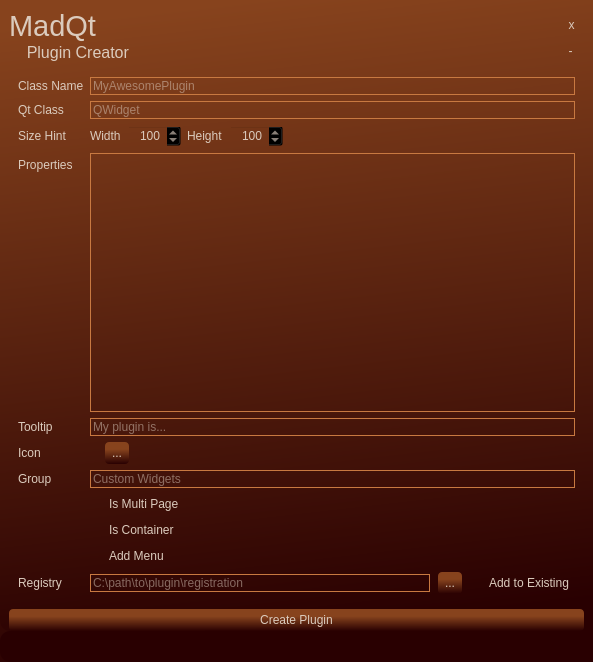
<?xml version="1.0" encoding="UTF-8"?>
<ui version="4.0">
 <class>MainWindow</class>
 <widget class="QMainWindow" name="MainWindow">
  <property name="geometry">
   <rect>
    <x>0</x>
    <y>0</y>
    <width>593</width>
    <height>662</height>
   </rect>
  </property>
  <property name="acceptDrops">
   <bool>true</bool>
  </property>
  <property name="windowTitle">
   <string>MadQt Plugin Creator</string>
  </property>
  <property name="windowIcon">
   <iconset resource="resources.qrc">
    <normaloff>:/images/img/mpi_logo_icon.ico</normaloff>:/images/img/mpi_logo_icon.ico</iconset>
  </property>
  <property name="styleSheet">
   <string notr="true">QWidget{
	font: 600 14pt &quot;Dosis SemiBold&quot;;
	color: rgb(219, 203, 189);
	background:transparent;
outline: none; 
}
QAbstractScrollArea{
	background-color: transparent;
}
*[isTitle=&quot;true&quot;]{
	border-bottom:2px solid;
	color: rgb(41, 0, 1);
	font: 800 24pt &quot;Dosis ExtraBold&quot;;
	padding-bottom:5px;
}
QMainWindow,QWidget#centralwidget,QStatusBar{
	background-color: qlineargradient(spread:pad, x1:0.42, y1:0, x2:0.528, y2:1, stop:0 rgba(135, 67, 29, 255), stop:1 rgba(41, 0, 1, 255));
	border-radius:10px;
}
QStatusBar{
	background-color: rgb(41, 0, 1);
}
QStatusBar::item {
    border: none;
}
QStatusBar QLabel#extraMsg {
	background-color: rgb(135, 67, 29);
}
QSizeGrip {
	image: url(:/icons/img/cil-size-grip.png);
     width: 16px;
     height: 16px;
	margin:0px 10px 10px 0px;
}

QMenu {	
    border: 2px solid rgb(200, 121, 65);
	border-radius:3px;
	padding:5px;
}

QMenu::item {
    /* sets background of menu item. set this to something non-transparent
        if you want menu color and menu item color to be different */
    background-color: transparent;
}
QMenu::item:selected {
	background-color: rgb(135, 67, 29);	
	color: rgb(219, 203, 189);
}
QMenu::item:disabled {
	background-color: rgb(219, 203, 189);
   	color: rgb(135, 67, 29);
}

QPushButton{
	background-color: qlineargradient(spread:pad, x1:0.489, y1:1, x2:0.476864, y2:0, stop:0 rgba(41, 0, 1, 255), stop:0.670455 rgba(135, 67, 29, 255));
padding:4px;
border-radius:4px;
}
QAbstractButton:hover,QAbstractButton:pressed, QAbstractButton:checked {
	background-color: qlineargradient(spread:pad, x1:0.46, y1:1, x2:0.454136, y2:0.017, stop:0.420455 rgba(135, 67, 29, 255), stop:0.920455 rgba(200, 121, 65, 255));
}

QPushButton:pressed, QPushButton:checked{
border:2px solid rgb(200, 121, 65);
}

QAbstractButton:disabled{
	background-color: rgb(135, 67, 29);
	color: rgb(41, 0, 1);
}
QToolButton:disabled{
	background-color: rgb(135, 67, 29);
}

QToolButton{
background:transparent;
border:none;
}

QToolButton:checked,QToolButton:pressed{
border-bottom:2px solid rgb(200, 121, 65);
}
QHeaderView::section {	
	color: rgb(200, 121, 65);
    border:none;
 background:transparent;
}


QAbstractItemView::item{
padding:8px;
	color: rgb(219, 203, 189);
border-radius:8px;
margin-right:5px;
}

QAbstractItemView::item:hover{
	border:1px solid rgb(219, 203, 189);
}

QAbstractItemView::item:selected, QAbstractItemView::item:selected:active,QAbstractItemView::item:selected:!active{
	background-color: qlineargradient(spread:repeat, x1:0, y1:1, x2:0, y2:0, stop:0.0959821 rgba(135, 67, 29, 255), stop:0.151786 rgba(200, 121, 65, 255), stop:0.928571 rgba(174, 99, 51, 255), stop:1 rgba(135, 67, 29, 255));
	color: rgb(41, 0, 1);
}
QListView::item{
border-bottom:1px solid #000;	
}

QListView#designerPathsList::item{
padding:0px;
border:none;
margin:0px;
font-size:9pt;
}

QComboBox, QLineEdit {
border:1px solid rgb(200, 121, 65);
}
QTextEdit,QLineEdit:focus, QComboBox::on, QComboBox QListView::item{
	background-color: rgb(41, 0, 1);
}

QLineEdit:disabled{
	background-color: rgb(219, 203, 189);
	color: rgb(41, 0, 1);
}

QToolTip { 		
	font: 600 14pt &quot;Dosis SemiBold&quot;;
    color: rgb(219, 203, 189);
    background-color: rgb(135, 67, 29);
    padding: 10px;
    border: 2px solid #c87941;
    border-radius: 5px;
}



QAbstractSlider {	
	background-color: rgb(41, 0, 1);
}
QAbstractSlider::handle{
	background-color: rgb(135, 67, 29);
}

QAbstractSlider:horizontal {
    border: none;
    height: 12px;
    margin: 0px 21px 0 21px;
	border-radius: 0px;
}
QAbstractSlider::handle:horizontal {
    min-width: 25px;
}
QAbstractSlider::add-line:horizontal {
    border: none;
	border-left:2px solid rgba(255,255,255,120);
    background: rgba(0,0,0,80);
    width: 20px;
	border-top-right-radius: 4px;
    border-bottom-right-radius: 4px;
    subcontrol-position: right;
    subcontrol-origin: margin;
}
QAbstractSlider::sub-line:horizontal {
    border: none;
	border-right:2px solid rgba(255,255,255,120);
    background: rgba(0,0,0,80);
    width: 20px;
	border-top-left-radius: 4px;
    border-bottom-left-radius: 4px;
    subcontrol-position: left;
    subcontrol-origin: margin;
}
QAbstractSlider::up-arrow:horizontal, QAbstractSlider::down-arrow:horizontal
{
     background: none;
}
QAbstractSlider::add-page:horizontal, QAbstractSlider::sub-page:horizontal
{
     background: none;
}
 QAbstractSlider:vertical {
	border: none;	
    width: 12px;
    margin: 21px 0 21px 0;
	border-radius: 0px;
 }
 QAbstractSlider::handle:vertical {	
    min-height: 25px;
 }
 QAbstractSlider::add-line:vertical {
     border: none;
	border-top:2px solid rgba(255,255,255,120);
    background: rgba(0,0,0,80);
     height: 20px;
	border-bottom-left-radius: 4px;
    border-bottom-right-radius: 4px;
     subcontrol-position: bottom;
     subcontrol-origin: margin;
 }
 QAbstractSlider::sub-line:vertical {
	border: none;
	border-bottom:2px solid rgba(255,255,255,120);
    background:  rgba(0,0,0,80);
     height: 20px;
	border-top-left-radius: 4px;
    border-top-right-radius: 4px;
     subcontrol-position: top;
     subcontrol-origin: margin;
 }
 QAbstractSlider::up-arrow:vertical, QAbstractSlider::down-arrow:vertical {
     background: none;
 }

 QAbstractSlider::add-page:vertical, QAbstractSlider::sub-page:vertical {
     background: none;
 }
QSlider::handle::horizontal{
width:25px;
}
QSlider::groove{
	background-color: rgb(41, 0, 1);
	border:1px solid rgb(135, 67, 29);
}

</string>
  </property>
  <widget class="QWidget" name="centralwidget">
   <layout class="QVBoxLayout" name="verticalLayout" stretch="0,0,0">
    <property name="bottomMargin">
     <number>0</number>
    </property>
    <item>
     <widget class="QWidget" name="header" native="true">
      <property name="cursor">
       <cursorShape>SizeAllCursor</cursorShape>
      </property>
      <property name="statusTip">
       <string>Double click for full screen</string>
      </property>
      <layout class="QHBoxLayout" name="horizontalLayout_3">
       <property name="leftMargin">
        <number>0</number>
       </property>
       <property name="topMargin">
        <number>0</number>
       </property>
       <property name="rightMargin">
        <number>0</number>
       </property>
       <property name="bottomMargin">
        <number>0</number>
       </property>
       <item>
        <layout class="QVBoxLayout" name="TitleLyt" stretch="0,0">
         <property name="spacing">
          <number>0</number>
         </property>
         <property name="bottomMargin">
          <number>0</number>
         </property>
         <item>
          <widget class="QLabel" name="mainTitle">
           <property name="sizePolicy">
            <sizepolicy hsizetype="Preferred" vsizetype="Minimum">
             <horstretch>0</horstretch>
             <verstretch>0</verstretch>
            </sizepolicy>
           </property>
           <property name="statusTip">
            <string>Start page</string>
           </property>
           <property name="styleSheet">
            <string notr="true">font-size:22pt;</string>
           </property>
           <property name="text">
            <string>MadQt</string>
           </property>
          </widget>
         </item>
         <item>
          <widget class="QLabel" name="secTitle">
           <property name="sizePolicy">
            <sizepolicy hsizetype="Preferred" vsizetype="Minimum">
             <horstretch>0</horstretch>
             <verstretch>0</verstretch>
            </sizepolicy>
           </property>
           <property name="styleSheet">
            <string notr="true">font-size:12pt;</string>
           </property>
           <property name="text">
            <string>    Plugin Creator</string>
           </property>
          </widget>
         </item>
        </layout>
       </item>
       <item>
        <spacer name="horizontalSpacer_7">
         <property name="orientation">
          <enum>Qt::Horizontal</enum>
         </property>
         <property name="sizeHint" stdset="0">
          <size>
           <width>337</width>
           <height>20</height>
          </size>
         </property>
        </spacer>
       </item>
       <item>
        <widget class="QLabel" name="logo">
         <property name="sizePolicy">
          <sizepolicy hsizetype="Fixed" vsizetype="Fixed">
           <horstretch>0</horstretch>
           <verstretch>0</verstretch>
          </sizepolicy>
         </property>
         <property name="maximumSize">
          <size>
           <width>1000</width>
           <height>1000</height>
          </size>
         </property>
         <property name="cursor">
          <cursorShape>PointingHandCursor</cursorShape>
         </property>
         <property name="statusTip">
          <string>Documentation</string>
         </property>
         <property name="text">
          <string/>
         </property>
         <property name="pixmap">
          <pixmap resource="resources.qrc">:/images/img/mpi_logo_small.png</pixmap>
         </property>
        </widget>
       </item>
       <item>
        <layout class="QVBoxLayout" name="verticalLayout_2">
         <property name="spacing">
          <number>1</number>
         </property>
         <property name="topMargin">
          <number>4</number>
         </property>
         <item>
          <widget class="QToolButton" name="closeBtn">
           <property name="sizePolicy">
            <sizepolicy hsizetype="Fixed" vsizetype="Fixed">
             <horstretch>0</horstretch>
             <verstretch>0</verstretch>
            </sizepolicy>
           </property>
           <property name="maximumSize">
            <size>
             <width>16777215</width>
             <height>24</height>
            </size>
           </property>
           <property name="cursor">
            <cursorShape>PointingHandCursor</cursorShape>
           </property>
           <property name="toolTip">
            <string>Close</string>
           </property>
           <property name="statusTip">
            <string>Close</string>
           </property>
           <property name="text">
            <string>x</string>
           </property>
           <property name="iconSize">
            <size>
             <width>8</width>
             <height>8</height>
            </size>
           </property>
          </widget>
         </item>
         <item>
          <spacer name="verticalSpacer_6">
           <property name="orientation">
            <enum>Qt::Vertical</enum>
           </property>
           <property name="sizeType">
            <enum>QSizePolicy::Minimum</enum>
           </property>
           <property name="sizeHint" stdset="0">
            <size>
             <width>20</width>
             <height>3</height>
            </size>
           </property>
          </spacer>
         </item>
         <item>
          <widget class="QToolButton" name="minimizeBtn">
           <property name="sizePolicy">
            <sizepolicy hsizetype="Fixed" vsizetype="Fixed">
             <horstretch>0</horstretch>
             <verstretch>0</verstretch>
            </sizepolicy>
           </property>
           <property name="maximumSize">
            <size>
             <width>16777215</width>
             <height>24</height>
            </size>
           </property>
           <property name="cursor">
            <cursorShape>PointingHandCursor</cursorShape>
           </property>
           <property name="toolTip">
            <string>Minimize</string>
           </property>
           <property name="statusTip">
            <string>Minimize</string>
           </property>
           <property name="text">
            <string>-</string>
           </property>
           <property name="iconSize">
            <size>
             <width>8</width>
             <height>8</height>
            </size>
           </property>
          </widget>
         </item>
        </layout>
       </item>
      </layout>
     </widget>
    </item>
    <item>
     <widget class="QScrollArea" name="scrollArea">
      <property name="frameShape">
       <enum>QFrame::NoFrame</enum>
      </property>
      <property name="widgetResizable">
       <bool>true</bool>
      </property>
      <widget class="QWidget" name="scrollAreaWidgetContents">
       <property name="geometry">
        <rect>
         <x>0</x>
         <y>0</y>
         <width>575</width>
         <height>517</height>
        </rect>
       </property>
       <layout class="QFormLayout" name="formLayout">
        <item row="0" column="0">
         <widget class="QLabel" name="label">
          <property name="text">
           <string>Class Name</string>
          </property>
         </widget>
        </item>
        <item row="0" column="1">
         <widget class="QLineEdit" name="pluginName">
          <property name="statusTip">
           <string>Your plugin name</string>
          </property>
          <property name="placeholderText">
           <string>MyAwesomePlugin</string>
          </property>
         </widget>
        </item>
        <item row="1" column="0">
         <widget class="QLabel" name="label_2">
          <property name="text">
           <string>Qt Class</string>
          </property>
         </widget>
        </item>
        <item row="1" column="1">
         <widget class="QLineEdit" name="QtClass">
          <property name="statusTip">
           <string>Qt Class your plugin inherits from</string>
          </property>
          <property name="placeholderText">
           <string>QWidget</string>
          </property>
         </widget>
        </item>
        <item row="2" column="0">
         <widget class="QLabel" name="label_9">
          <property name="statusTip">
           <string>Paths to QtDesigner Plugins</string>
          </property>
          <property name="text">
           <string>Size Hint</string>
          </property>
         </widget>
        </item>
        <item row="2" column="1">
         <layout class="QHBoxLayout" name="horizontalLayout">
          <item>
           <widget class="QLabel" name="label_3">
            <property name="text">
             <string>Width</string>
            </property>
           </widget>
          </item>
          <item>
           <widget class="QSpinBox" name="geoW">
            <property name="statusTip">
             <string>Width</string>
            </property>
            <property name="alignment">
             <set>Qt::AlignRight|Qt::AlignTrailing|Qt::AlignVCenter</set>
            </property>
            <property name="maximum">
             <number>8000</number>
            </property>
            <property name="value">
             <number>100</number>
            </property>
           </widget>
          </item>
          <item>
           <widget class="QLabel" name="label_10">
            <property name="text">
             <string>Height</string>
            </property>
           </widget>
          </item>
          <item>
           <widget class="QSpinBox" name="geoH">
            <property name="statusTip">
             <string>Height</string>
            </property>
            <property name="alignment">
             <set>Qt::AlignRight|Qt::AlignTrailing|Qt::AlignVCenter</set>
            </property>
            <property name="maximum">
             <number>8000</number>
            </property>
            <property name="value">
             <number>100</number>
            </property>
           </widget>
          </item>
          <item>
           <spacer name="horizontalSpacer">
            <property name="orientation">
             <enum>Qt::Horizontal</enum>
            </property>
            <property name="sizeHint" stdset="0">
             <size>
              <width>40</width>
              <height>20</height>
             </size>
            </property>
           </spacer>
          </item>
         </layout>
        </item>
        <item row="3" column="0">
         <widget class="QLabel" name="label_8">
          <property name="statusTip">
           <string>Paths to QtDesigner Plugins</string>
          </property>
          <property name="text">
           <string>Properties</string>
          </property>
         </widget>
        </item>
        <item row="3" column="1">
         <widget class="PathsList" name="propList">
          <property name="statusTip">
           <string>Right click to add/remove properties</string>
          </property>
          <property name="styleSheet">
           <string notr="true">border:1px solid rgb(200, 121, 65);
</string>
          </property>
          <property name="frameShape">
           <enum>QFrame::NoFrame</enum>
          </property>
         </widget>
        </item>
        <item row="4" column="0">
         <widget class="QLabel" name="label_4">
          <property name="text">
           <string>Tooltip</string>
          </property>
         </widget>
        </item>
        <item row="4" column="1">
         <widget class="QLineEdit" name="tooltipIn">
          <property name="statusTip">
           <string>QtDesigner tooltip</string>
          </property>
          <property name="text">
           <string/>
          </property>
          <property name="placeholderText">
           <string>My plugin is...</string>
          </property>
         </widget>
        </item>
        <item row="5" column="0">
         <widget class="QLabel" name="label_5">
          <property name="text">
           <string>Icon</string>
          </property>
         </widget>
        </item>
        <item row="5" column="1">
         <layout class="QHBoxLayout" name="horizontalLayout_20">
          <property name="spacing">
           <number>8</number>
          </property>
          <item>
           <widget class="QLabel" name="newPIcon">
            <property name="text">
             <string/>
            </property>
            <property name="pixmap">
             <pixmap resource="resources.qrc">:/images/img/mpi_logo_icon.ico</pixmap>
            </property>
            <property name="scaledContents">
             <bool>false</bool>
            </property>
           </widget>
          </item>
          <item>
           <widget class="QPushButton" name="newPIconBrowse">
            <property name="minimumSize">
             <size>
              <width>24</width>
              <height>0</height>
             </size>
            </property>
            <property name="cursor">
             <cursorShape>PointingHandCursor</cursorShape>
            </property>
            <property name="statusTip">
             <string>Select image file -&gt; will be converted to .ico</string>
            </property>
            <property name="text">
             <string>...</string>
            </property>
           </widget>
          </item>
          <item>
           <spacer name="horizontalSpacer_6">
            <property name="orientation">
             <enum>Qt::Horizontal</enum>
            </property>
            <property name="sizeHint" stdset="0">
             <size>
              <width>40</width>
              <height>20</height>
             </size>
            </property>
           </spacer>
          </item>
         </layout>
        </item>
        <item row="6" column="0">
         <widget class="QLabel" name="label_7">
          <property name="text">
           <string>Group</string>
          </property>
         </widget>
        </item>
        <item row="6" column="1">
         <widget class="QLineEdit" name="widgetGroup">
          <property name="statusTip">
           <string>Group name in QtDesigner Widget box</string>
          </property>
          <property name="text">
           <string/>
          </property>
          <property name="placeholderText">
           <string>Custom Widgets</string>
          </property>
         </widget>
        </item>
        <item row="8" column="1">
         <widget class="QCheckBox" name="isContainerCb">
          <property name="statusTip">
           <string>Will it contain other widgets?</string>
          </property>
          <property name="text">
           <string>Is Container</string>
          </property>
          <property name="iconSize">
           <size>
            <width>32</width>
            <height>32</height>
           </size>
          </property>
         </widget>
        </item>
        <item row="10" column="0">
         <widget class="QLabel" name="label_6">
          <property name="text">
           <string>Registry</string>
          </property>
         </widget>
        </item>
        <item row="10" column="1">
         <layout class="QHBoxLayout" name="horizontalLayout_21">
          <property name="spacing">
           <number>8</number>
          </property>
          <item>
           <widget class="QLineEdit" name="regPath">
            <property name="statusTip">
             <string>Files path</string>
            </property>
            <property name="text">
             <string/>
            </property>
            <property name="placeholderText">
             <string>C:\path\to\plugin\registration</string>
            </property>
           </widget>
          </item>
          <item>
           <widget class="QPushButton" name="regOpen">
            <property name="minimumSize">
             <size>
              <width>24</width>
              <height>0</height>
             </size>
            </property>
            <property name="cursor">
             <cursorShape>PointingHandCursor</cursorShape>
            </property>
            <property name="statusTip">
             <string>Open path/file</string>
            </property>
            <property name="text">
             <string>...</string>
            </property>
           </widget>
          </item>
          <item>
           <widget class="QCheckBox" name="addToExistingCb">
            <property name="statusTip">
             <string>Add to an existing register </string>
            </property>
            <property name="text">
             <string>Add to Existing</string>
            </property>
            <property name="iconSize">
             <size>
              <width>32</width>
              <height>32</height>
             </size>
            </property>
           </widget>
          </item>
         </layout>
        </item>
        <item row="9" column="1">
         <widget class="QCheckBox" name="addMenuCb">
          <property name="text">
           <string>Add Menu</string>
          </property>
         </widget>
        </item>
        <item row="7" column="1">
         <widget class="QCheckBox" name="isMultiCb">
          <property name="text">
           <string>Is Multi Page</string>
          </property>
         </widget>
        </item>
       </layout>
      </widget>
     </widget>
    </item>
    <item>
     <widget class="JumpButton" name="createPluginBtn">
      <property name="cursor">
       <cursorShape>PointingHandCursor</cursorShape>
      </property>
      <property name="statusTip">
       <string>Create Plugin</string>
      </property>
      <property name="text">
       <string>Create Plugin</string>
      </property>
      <property name="icon">
       <iconset resource="resources.qrc">
        <normaloff>:/icons/img/cil-file.png</normaloff>:/icons/img/cil-file.png</iconset>
      </property>
      <property name="iconSize">
       <size>
        <width>16</width>
        <height>16</height>
       </size>
      </property>
      <property name="shortcut">
       <string>Ctrl+N</string>
      </property>
     </widget>
    </item>
   </layout>
  </widget>
  <widget class="QStatusBar" name="statusbar">
   <property name="styleSheet">
    <string notr="true">font-size:12pt;</string>
   </property>
   <property name="sizeGripEnabled">
    <bool>true</bool>
   </property>
  </widget>
  <action name="actionPotatoes">
   <property name="text">
    <string>Potatoes</string>
   </property>
  </action>
 </widget>
 <customwidgets>
  <customwidget>
   <class>JumpButton</class>
   <extends>QPushButton</extends>
   <header>myWidgets.h</header>
  </customwidget>
  <customwidget>
   <class>PathsList</class>
   <extends>QListWidget</extends>
   <header>myWidgets.h</header>
  </customwidget>
 </customwidgets>
 <resources>
  <include location="resources.qrc"/>
 </resources>
 <connections>
  <connection>
   <sender>closeBtn</sender>
   <signal>clicked()</signal>
   <receiver>MainWindow</receiver>
   <slot>close()</slot>
   <hints>
    <hint type="sourcelabel">
     <x>579</x>
     <y>33</y>
    </hint>
    <hint type="destinationlabel">
     <x>360</x>
     <y>-15</y>
    </hint>
   </hints>
  </connection>
  <connection>
   <sender>minimizeBtn</sender>
   <signal>clicked()</signal>
   <receiver>MainWindow</receiver>
   <slot>showMinimized()</slot>
   <hints>
    <hint type="sourcelabel">
     <x>580</x>
     <y>65</y>
    </hint>
    <hint type="destinationlabel">
     <x>417</x>
     <y>-19</y>
    </hint>
   </hints>
  </connection>
 </connections>
</ui>
